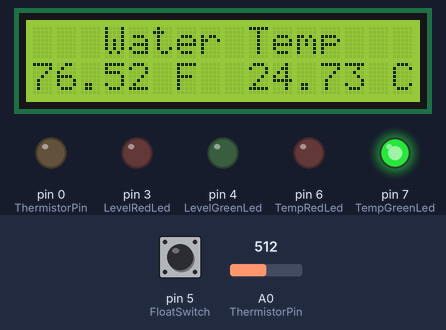
A sketch run on a simulated Arduino Uno, built with avr-gcc and run on an emulated ATmega328P. Shown: 16×2 character LCD, output pins drawn as LEDs (lit = HIGH). The inputs (shaded band) are chosen by the test bench; at power-on: A0 (ThermistorPin) = 512, pin 5 (FloatSwitch) HIGH.

Above: at 1.2 s.
1.3 s: A0 (ThermistorPin) set to 489
At 15.2 s:
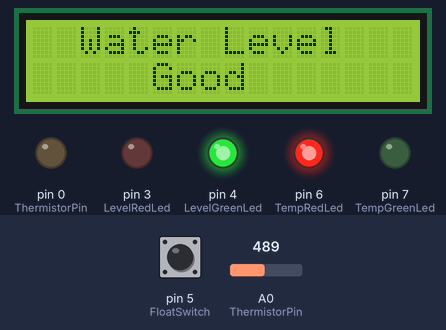
15.3 s: A0 (ThermistorPin) set to 0
At 21.4 s:
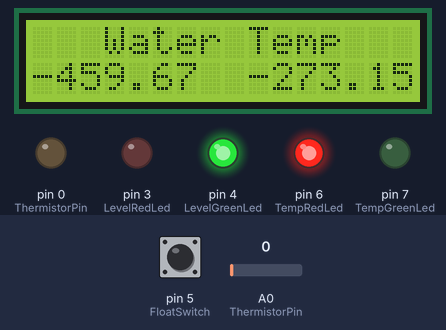
29.3 s: A0 (ThermistorPin) set to 511
At 30.8 s:
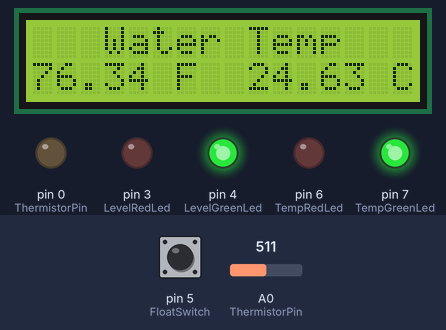
43.3 s: pin 5 (FloatSwitch) pulled LOW for 3 s
At 45.4 s:
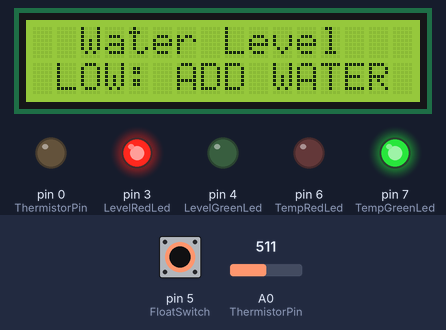
56.6 s: A0 (ThermistorPin) set to 570
At 61.2 s:
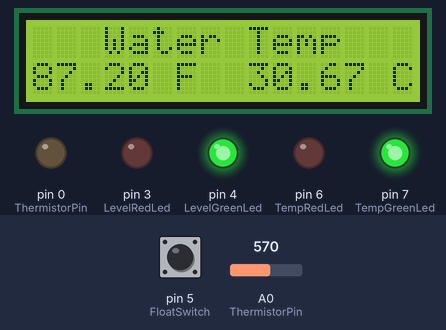
66.6 s: A0 (ThermistorPin) set to 603
At 70.5 s:
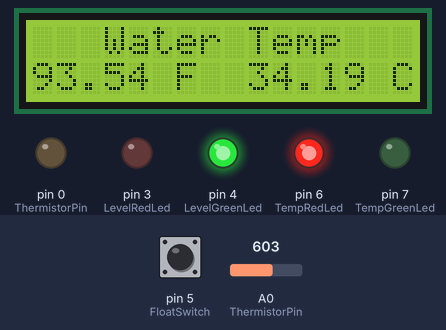
Timing chart, 0 to 72.0 s (numbered marks = the images above; inputs shaded):
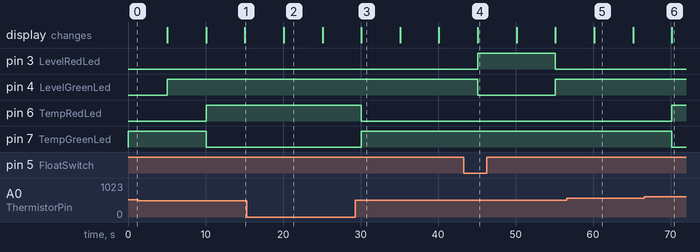

Measured:
- the behaviour switches between 504 and 503 on A0 (ThermistorPin) (found by bisection; images 0 and 1)
- the behaviour switches between 584 and 585 on A0 (ThermistorPin) (found by bisection; images 5 and 6)
- after the input at 1.3 s, pin 6 (TempRedLed): LOW → HIGH after 8.8 s; pin 7 (TempGreenLed): HIGH → LOW after 8.8 s; the display: first differs from a run without the input after 8.8 s (image 1 shows a later state)
- after the input at 15.3 s, the display: changes after 4.8 s (image 2)
- after the input at 29.3 s, pin 6 (TempRedLed): HIGH → LOW after 0.81 s; pin 7 (TempGreenLed): LOW → HIGH after 0.81 s; the display: changes after 0.81 s (image 3)
- after the input at 43.3 s, pin 3 (LevelRedLed): LOW → HIGH after 1.8 s, → LOW 10.0 s later; pin 4 (LevelGreenLed): HIGH → LOW after 1.8 s, → HIGH 10.0 s later; the display: changes after 1.8 s (image 4)
- after the input at 56.6 s, the display: changes after 3.6 s (image 5)
- after the input at 66.6 s, pin 6 (TempRedLed): LOW → HIGH after 3.6 s; pin 7 (TempGreenLed): HIGH → LOW after 3.6 s; the display: changes after 3.6 s (image 6)

The sketch:

Temp.FloatSwitch.ino
```cpp
#include <LiquidCrystal.h>


//const int PushButton = 4; //Pushbutton on pin 4
int value = 0; // variable reading for the pushbutton.

// Below this line is for the Thermistor Readings

int ThermistorPin = 0;
int Vo;
float R1 = 10000;
float logR2, R2, T, Tc;
float c1 = 1.009249522e-03, c2 = 2.378405444e-04, c3 = 2.019202697e-07;

LiquidCrystal lcd(13, 12, 11, 10, 9, 8);
//initializing variables to be used.
int TempGreenLed=7;
int TempRedLed = 6;
int FloatSwitch = 5;
int LevelGreenLed = 4;
int LevelRedLed = 3;
int buttonState =1;


void setup() {
  // put your setup code here, to run once:
  //Setting pin modes for the LED's buttons and thermistor
  pinMode(TempGreenLed, OUTPUT);
  pinMode(TempRedLed, OUTPUT);
  pinMode (ThermistorPin, OUTPUT);
  pinMode(FloatSwitch, INPUT_PULLUP);
  pinMode(LevelGreenLed, OUTPUT);
  pinMode(LevelRedLed, OUTPUT);
  //pinMode (PushButton, INPUT);

 lcd.begin(16, 2);  // Initialize the LCD: 16 characters and 2 lines
  lcd.setCursor(0, 0);// Set cursor position to (0, 0)
  //lcd.print("Feed Timer   "); // Print initial message on LCD
  //Serial.begin(9600);
  //delay(2000);


}

void loop() {
      //Reading value of thermistor to calculate the temps.
        Vo = analogRead(ThermistorPin);
        R2 = R1 * (1023.0 / (float)Vo - 1.0);
        logR2 = log(R2);
        T = (1.0 / (c1 + c2*logR2 + c3*logR2*logR2*logR2));
        Tc = T - 273.15; //Temp in Celsius
        T = (Tc * 9.0)/ 5.0 + 32.0; //Temp in F

        if (T > 90 || T < 75){ //Here is where we set desired temperature for the water
          digitalWrite(TempRedLed, HIGH); //if out of range, red light turns on
          digitalWrite(TempGreenLed, LOW); //if out of range, green light turns off
        } else {
          digitalWrite(TempRedLed, LOW); //if in  range, red light turns off
          digitalWrite(TempGreenLed, HIGH); //if in range, green light turns on

        }
        //Serial.print("Temperature: ");
        //Serial.print(T);
        //Serial.println(" F");

        lcd.setCursor(0, 0);// Set cursor position to (0, 0)
        lcd.print("   Water Temp");

        lcd.setCursor(0, 1); //printing the temp in F to screen
        lcd.print(T);
        lcd.print(" F ");

        lcd.setCursor(8, 1); //printing the temp in C to screen
        lcd.print(" ");
        lcd.print(Tc);
        lcd.print(" C");

        delay(5000);

        lcd.setCursor(0, 0);   //Clearing off Screen for next message
        lcd.print("                     ");
        lcd.setCursor(0, 1);
        lcd.print("                   ");

        buttonState= digitalRead(FloatSwitch);
        if (buttonState == LOW){
          digitalWrite(LevelRedLed, HIGH); //if button not pressed, red light turns on
          digitalWrite(LevelGreenLed, LOW); //if button not pressed, green light turns off
          lcd.setCursor(0, 0);
          lcd.print("  Water Level"); //Printing water updates
          lcd.setCursor(0, 1);
          lcd.print(" LOW: ADD WATER");
          delay(5000);
          } else {
            digitalWrite(LevelGreenLed, HIGH); //if button pressed , green light turns on
            digitalWrite(LevelRedLed, LOW); //if button pressed, red light turns off
            lcd.setCursor(0, 0);
            lcd.print("  Water Level"); //Printing water updates
            lcd.setCursor(0, 1);
            lcd.print( "     Good ");
            delay(5000);
            }
      }
```
